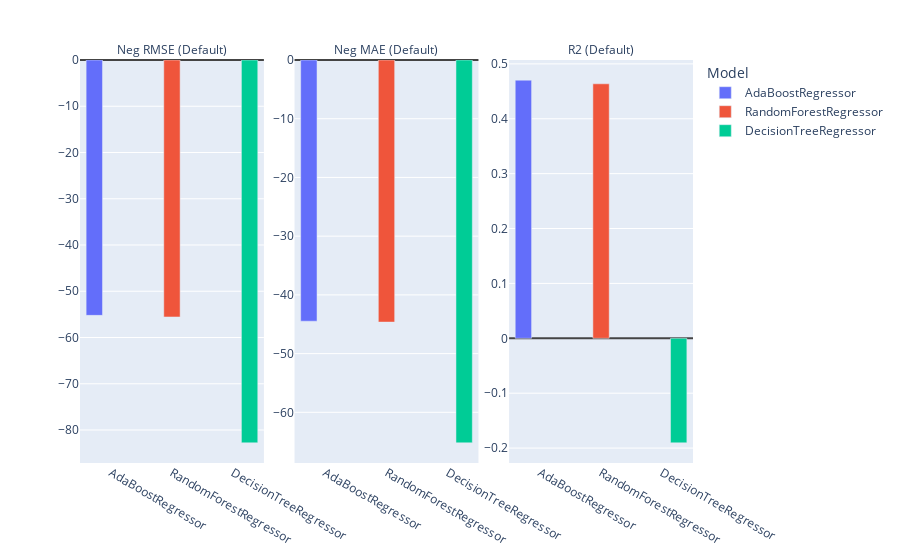

The notebook cell saved with this chart:
### Code cell
MultiModelPerformanceReport().run(train_ds, test_ds, [clf1, clf2, clf3])

### Figure 1 — Plotly figure (JSON) as saved in the notebook; plotly's stock layout.template omitted (floating-point values rounded to 4 significant figures)
{"data": [{"alignmentgroup": "True", "customdata": [[146]], "hovertemplate": "Model=%{x}<br>Metric=Neg RMSE (Default)<br>Value=%{y}<br>Number of samples=%{customdata[0]}<extra></extra>", "legendgroup": "AdaBoostRegressor", "marker": {"color": "#636efa", "pattern": {"shape": ""}}, "name": "AdaBoostRegressor", "offsetgroup": "AdaBoostRegressor", "orientation": "v", "showlegend": true, "textposition": "auto", "type": "bar", "x": ["AdaBoostRegressor"], "xaxis": "x", "y": [-55.21], "yaxis": "y"}, {"alignmentgroup": "True", "customdata": [[146]], "hovertemplate": "Model=%{x}<br>Metric=Neg MAE (Default)<br>Value=%{y}<br>Number of samples=%{customdata[0]}<extra></extra>", "legendgroup": "AdaBoostRegressor", "marker": {"color": "#636efa", "pattern": {"shape": ""}}, "name": "AdaBoostRegressor", "offsetgroup": "AdaBoostRegressor", "orientation": "v", "showlegend": false, "textposition": "auto", "type": "bar", "x": ["AdaBoostRegressor"], "xaxis": "x2", "y": [-44.48], "yaxis": "y2"}, {"alignmentgroup": "True", "customdata": [[146]], "hovertemplate": "Model=%{x}<br>Metric=R2 (Default)<br>Value=%{y}<br>Number of samples=%{customdata[0]}<extra></extra>", "legendgroup": "AdaBoostRegressor", "marker": {"color": "#636efa", "pattern": {"shape": ""}}, "name": "AdaBoostRegressor", "offsetgroup": "AdaBoostRegressor", "orientation": "v", "showlegend": false, "textposition": "auto", "type": "bar", "x": ["AdaBoostRegressor"], "xaxis": "x3", "y": [0.4703], "yaxis": "y3"}, {"alignmentgroup": "True", "customdata": [[146]], "hovertemplate": "Model=%{x}<br>Metric=Neg RMSE (Default)<br>Value=%{y}<br>Number of samples=%{customdata[0]}<extra></extra>", "legendgroup": "RandomForestRegressor", "marker": {"color": "#EF553B", "pattern": {"shape": ""}}, "name": "RandomForestRegressor", "offsetgroup": "RandomForestRegressor", "orientation": "v", "showlegend": true, "textposition": "auto", "type": "bar", "x": ["RandomForestRegressor"], "xaxis": "x", "y": [-55.56], "yaxis": "y"}, {"alignmentgroup": "True", "customdata": [[146]], "hovertemplate": "Model=%{x}<br>Metric=Neg MAE (Default)<br>Value=%{y}<br>Number of samples=%{customdata[0]}<extra></extra>", "legendgroup": "RandomForestRegressor", "marker": {"color": "#EF553B", "pattern": {"shape": ""}}, "name": "RandomForestRegressor", "offsetgroup": "RandomForestRegressor", "orientation": "v", "showlegend": false, "textposition": "auto", "type": "bar", "x": ["RandomForestRegressor"], "xaxis": "x2", "y": [-44.63], "yaxis": "y2"}, {"alignmentgroup": "True", "customdata": [[146]], "hovertemplate": "Model=%{x}<br>Metric=R2 (Default)<br>Value=%{y}<br>Number of samples=%{customdata[0]}<extra></extra>", "legendgroup": "RandomForestRegressor", "marker": {"color": "#EF553B", "pattern": {"shape": ""}}, "name": "RandomForestRegressor", "offsetgroup": "RandomForestRegressor", "orientation": "v", "showlegend": false, "textposition": "auto", "type": "bar", "x": ["RandomForestRegressor"], "xaxis": "x3", "y": [0.4637], "yaxis": "y3"}, {"alignmentgroup": "True", "customdata": [[146]], "hovertemplate": "Model=%{x}<br>Metric=Neg RMSE (Default)<br>Value=%{y}<br>Number of samples=%{customdata[0]}<extra></extra>", "legendgroup": "DecisionTreeRegressor", "marker": {"color": "#00cc96", "pattern": {"shape": ""}}, "name": "DecisionTreeRegressor", "offsetgroup": "DecisionTreeRegressor", "orientation": "v", "showlegend": true, "textposition": "auto", "type": "bar", "x": ["DecisionTreeRegressor"], "xaxis": "x", "y": [-82.77], "yaxis": "y"}, {"alignmentgroup": "True", "customdata": [[146]], "hovertemplate": "Model=%{x}<br>Metric=Neg MAE (Default)<br>Value=%{y}<br>Number of samples=%{customdata[0]}<extra></extra>", "legendgroup": "DecisionTreeRegressor", "marker": {"color": "#00cc96", "pattern": {"shape": ""}}, "name": "DecisionTreeRegressor", "offsetgroup": "DecisionTreeRegressor", "orientation": "v", "showlegend": false, "textposition": "auto", "type": "bar", "x": ["DecisionTreeRegressor"], "xaxis": "x2", "y": [-65.2], "yaxis": "y2"}, {"alignmentgroup": "True", "customdata": [[146]], "hovertemplate": "Model=%{x}<br>Metric=R2 (Default)<br>Value=%{y}<br>Number of samples=%{customdata[0]}<extra></extra>", "legendgroup": "DecisionTreeRegressor", "marker": {"color": "#00cc96", "pattern": {"shape": ""}}, "name": "DecisionTreeRegressor", "offsetgroup": "DecisionTreeRegressor", "orientation": "v", "showlegend": false, "textposition": "auto", "type": "bar", "x": ["DecisionTreeRegressor"], "xaxis": "x3", "y": [-0.1905], "yaxis": "y3"}], "layout": {"annotations": [{"font": {}, "showarrow": false, "text": "Neg RMSE (Default)", "x": 0.15, "xanchor": "center", "xref": "paper", "y": 1, "yanchor": "bottom", "yref": "paper"}, {"font": {}, "showarrow": false, "text": "Neg MAE (Default)", "x": 0.5, "xanchor": "center", "xref": "paper", "y": 1, "yanchor": "bottom", "yref": "paper"}, {"font": {}, "showarrow": false, "text": "R2 (Default)", "x": 0.85, "xanchor": "center", "xref": "paper", "y": 1, "yanchor": "bottom", "yref": "paper"}], "barmode": "group", "legend": {"title": {"text": "Model"}, "tracegroupgap": 0}, "margin": {"t": 60}, "xaxis": {"anchor": "y", "categoryarray": ["AdaBoostRegressor", "RandomForestRegressor", "DecisionTreeRegressor"], "categoryorder": "array", "domain": [0, 0.3], "title": {}}, "xaxis2": {"anchor": "y2", "categoryarray": ["AdaBoostRegressor", "RandomForestRegressor", "DecisionTreeRegressor"], "categoryorder": "array", "domain": [0.35, 0.65], "matches": "x", "title": {}}, "xaxis3": {"anchor": "y3", "categoryarray": ["AdaBoostRegressor", "RandomForestRegressor", "DecisionTreeRegressor"], "categoryorder": "array", "domain": [0.7, 1], "matches": "x", "title": {}}, "yaxis": {"anchor": "x", "domain": [0, 1], "showticklabels": true, "title": {}, "zerolinecolor": "#444"}, "yaxis2": {"anchor": "x2", "domain": [0, 1], "showticklabels": true, "title": {}, "zerolinecolor": "#444"}, "yaxis3": {"anchor": "x3", "domain": [0, 1], "showticklabels": true, "title": {}, "zerolinecolor": "#444"}}}
